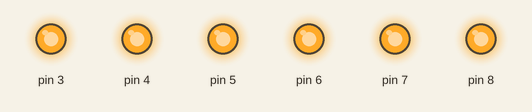
Simulated run of this sketch. Board: Arduino Uno, built with avr-gcc and run on an emulated ATmega328P. On the bench: output pins drawn as LEDs (lit = HIGH).

Above: at 0.2 s.
At 1.7 s:
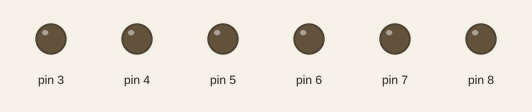
Timing chart, 0 to 3.0 s (numbered marks = the images above):
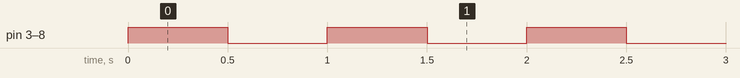

Measured:
- by itself, pin 3–8: alternates HIGH for 0.50 s and LOW for 0.50 s

The sketch:

EncendidoDeVariosLedsConArduino_Pag31_.ino
```cpp
/* TRANSCRITO POR GUSTAVO JARRO CALLIZAYA*/
 /*DEL*/
 /*TEXTO: ROBOTICA CON ARDUINO 1 (SECUNDARI COMUNITARIA PRODUCTIVA
 * ) "TECHHOME"*/
  /* PRACTICA: ENCENDIDO DE VARIOS  LEDS CON ARDUINO
   *  PAGINA 31 DEL TEXTO*   */
void setup() {
  // put your setup code here, to run once:
  pinMode(3,OUTPUT);
  pinMode(4,OUTPUT);
  pinMode(5,OUTPUT);
  pinMode(6,OUTPUT);
  pinMode(7,OUTPUT);
  pinMode(8,OUTPUT);

}

void loop() {
  // put your main code here, to run repeatedly:
  digitalWrite(3, HIGH);
  digitalWrite(4, HIGH);
  digitalWrite(5, HIGH);
  digitalWrite(6, HIGH);
  digitalWrite(7, HIGH);
  digitalWrite(8, HIGH);
  delay(500);
  digitalWrite(3, LOW);
   digitalWrite(4, LOW);
    digitalWrite(5, LOW);
     digitalWrite(6, LOW);
      digitalWrite(7, LOW);
       digitalWrite(8, LOW);
       delay(500);


}
```
